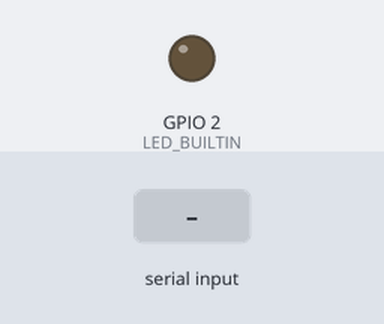
Bench run of a sketch on a simulated ESP32. On the bench: output pins drawn as LEDs (lit = HIGH). The test bench sets the inputs (shaded band). Nothing arrives over Bluetooth unless stated; what the sketch prints to the serial monitor is not drawn.

Above: at 1.2 s.
1.3 s: "1" received over the second serial link
At 2.5 s:
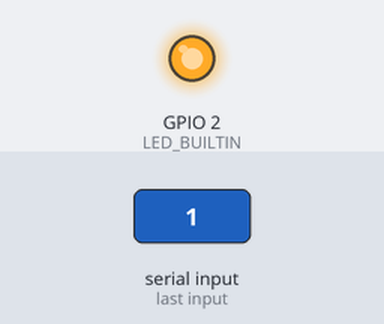
2.8 s: "0" received over the second serial link
At 3.8 s:
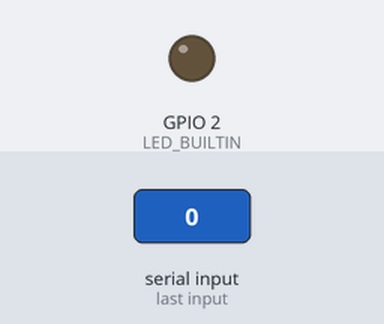
Timing chart, 0 to 5.8 s (numbered marks = the images above; inputs shaded):
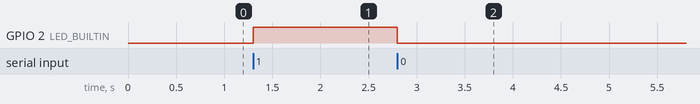

Measured:
- after the input at 1.3 s, GPIO 2 (LED_BUILTIN): LOW → HIGH at once
- after the input at 2.8 s, GPIO 2 (LED_BUILTIN): HIGH → LOW at once

The sketch:

BTLED.ino
```cpp
#include "BluetoothSerial.h"
#define LED_BUILTIN 2

String device_name = "Watis_BT";  //<--- Replace with your name
BluetoothSerial SerialBT;

void setup() {
  pinMode(LED_BUILTIN, OUTPUT);
  digitalWrite(LED_BUILTIN, LOW);
  Serial.begin(115200);
  SerialBT.begin(device_name);  //Bluetooth device name
  Serial.printf("The device with name \"%s\" is started.\nNow you can pair it with Bluetooth!\n", device_name.c_str());
}

void loop() {
  char cmd;
  if (SerialBT.available()) {
    cmd = SerialBT.read();
    if(cmd == '1')
      digitalWrite(LED_BUILTIN, HIGH);
    if(cmd == '0')
      digitalWrite(LED_BUILTIN, LOW);;
  }
}
```
